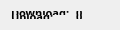
   <widget class="QWidget" name="gridLayoutWidget">
    <property name="geometry">
     <rect>
      <x>781</x>
      <y>660</y>
      <width>120</width>
      <height>30</height>
     </rect>
    </property>
    <property name="font">
     <font>
      <pointsize>9</pointsize>
      <weight>75</weight>
      <italic>true</italic>
      <bold>true</bold>
     </font>
    </property>
    <layout class="QGridLayout" name="gridLayout">
     <property name="sizeConstraint">
      <enum>QLayout::SetNoConstraint</enum>
     </property>
     <property name="verticalSpacing">
      <number>0</number>
     </property>
     <item row="0" column="1">
      <widget class="QLabel" name="labelDownload">
       <property name="font">
        <font>
         <family>Modern Antiqua</family>
         <pointsize>8</pointsize>
         <weight>75</weight>
         <italic>false</italic>
         <bold>true</bold>
        </font>
       </property>
       <property name="styleSheet">
        <string notr="true">background-color: rgba(255, 255, 255, 0);
border: 0px;</string>
       </property>
       <property name="text">
        <string>0</string>
       </property>
      </widget>
     </item>
     <item row="0" column="0">
      <widget class="QLabel" name="labelDescDownload">
       <property name="font">
        <font>
         <family>Modern Antiqua</family>
         <pointsize>8</pointsize>
         <weight>75</weight>
         <italic>false</italic>
         <bold>true</bold>
        </font>
       </property>
       <property name="styleSheet">
        <string notr="true">background-color: rgba(255, 255, 255, 0);
border: 0px;</string>
       </property>
       <property name="text">
        <string>Download:</string>
       </property>
      </widget>
     </item>
     <item row="1" column="0">
      <widget class="QLabel" name="labelDescUpload">
       <property name="font">
        <font>
         <family>Modern Antiqua</family>
         <pointsize>8</pointsize>
         <weight>75</weight>
         <italic>false</italic>
         <bold>true</bold>
        </font>
       </property>
       <property name="styleSheet">
        <string notr="true">background-color: rgba(255, 255, 255, 0);
border: 0px;</string>
       </property>
       <property name="text">
        <string>Upload:</string>
       </property>
      </widget>
     </item>
     <item row="1" column="1">
      <widget class="QLabel" name="labelUpload">
       <property name="font">
        <font>
         <family>Modern Antiqua</family>
         <pointsize>8</pointsize>
         <weight>75</weight>
         <italic>false</italic>
         <bold>true</bold>
        </font>
       </property>
       <property name="styleSheet">
        <string notr="true">background-color: rgba(255, 255, 255, 0);
border: 0px;</string>
       </property>
       <property name="text">
        <string>0</string>
       </property>
      </widget>
     </item>
    </layout>
   </widget>
